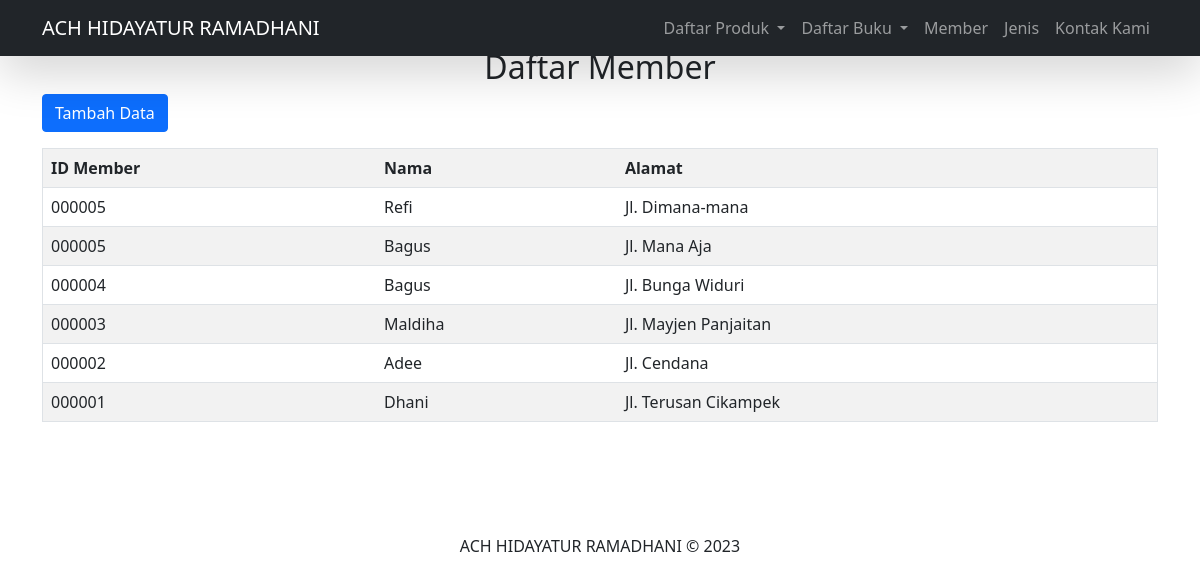
Page /member/ on the committed database.
### dashboard/models.py (models this page shows, shortened)
class Member(models.Model):
    idmbr=models.CharField(max_length=25)
    nama=models.CharField(max_length=25)
    alamat=models.CharField(max_length=30)

### dashboard/views.py (the view)
# urls.py: path('member/',member, name= "member"),
def member(request):
    members=Member.objects.all()
    konteks={
        'members':members,
    }
    return render(request,'member.html',konteks)

### templates/member.html (shortened to what this page needs)
<link href="https://cdn.jsdelivr.net/npm/bootstrap@5.0.2/dist/css/bootstrap.min.css" rel="stylesheet">
{% load static %}
{% block content %}
<!DOCTYPE html>
<html lang="en">
  <head>
    <link
      href="https://cdn.jsdelivr.net/npm/bootstrap@5.0.0-beta3/dist/css/bootstrap.min.css"
      rel="stylesheet"
    />
    <link
      rel="stylesheet"
      href="https://pro.fontawesome.com/releases/v5.10.0/css/all.css"
    />
    <link rel="stylesheet" href="{% static 'css/style.css'%}" />
  </head>
  <body>
    <nav
    class="navbar navbar-expand-lg navbar-dark bg-dark shadow-lg fixed-top"
  >
    <div class="container">
      <a class="navbar-brand" href="{% url 'index' %}">ACH HIDAYATUR RAMADHANI</a>
      <div class="collapse navbar-collapse text-right" id="navbarText">
        <ul class="navbar-nav ms-auto mb-2 mb-lg-0">
          <li class="nav-item dropdown">
            <a class="nav-link dropdown-toggle" href="#" id="navbarDropdown" role="button" data-bs-toggle="dropdown" aria-expanded="false">
              Daftar Produk
            </a>
          </li>
          <li class="nav-item dropdown">
            <a class="nav-link dropdown-toggle" href="#" id="navbarDropdown" role="button" data-bs-toggle="dropdown" aria-expanded="false">
              Daftar Buku
            </a>
          </li>
          <li class="nav-item">
            <a class="nav-link" href="{% url 'member' %} ">Member</a>
          </li>
          <li class="nav-item">
            <a class="nav-link" href="{% url 'jenis' %} ">Jenis</a>
          </li>
          <li class="nav-item">
            <a class="nav-link" href="#kontak">Kontak Kami</a>
          </li>
        </ul>
      </div>
    </div>
  </nav>
        <div class="container-fluid layanan pt-5 pb-5">
          <div class="container">
            <h2 class="align-center text-center">Daftar Member</h2>
            <p>
              <a href="/addpinjam" class="btn btn-primary">Tambah Data</a>
            </p>
            <table border="1" class="table table-striped">
    <tr>
        <th>ID Member</th>
        <th>Nama</th>
        <th>Alamat</th>
    </tr>
{% for Member in members %}
    <tr>
        <td>{{ Member.idmbr }}</td>
        <td>{{ Member.nama }}</td>
        <td>{{ Member.alamat }}</td>
    </tr>
{% endfor %}
</table>
{% endblock %}
      </div>
    </div>
    <div class="container text-center pt-5 pb-5">
      ACH HIDAYATUR RAMADHANI &copy; 2023
    </div>
  </body>
</html>

### rows in the picture
Member: idmbr "000005", nama "Refi", alamat "Jl. Dimana-mana"
Member: idmbr "000005", nama "Bagus", alamat "Jl. Mana Aja"
Member: idmbr "000004", nama "Bagus", alamat "Jl. Bunga Widuri"
Member: idmbr "000003", nama "Maldiha", alamat "Jl. Mayjen Panjaitan"
Member: idmbr "000002", nama "Adee", alamat "Jl. Cendana"
Member: idmbr "000001", nama "Dhani", alamat "Jl. Terusan Cikampek"
